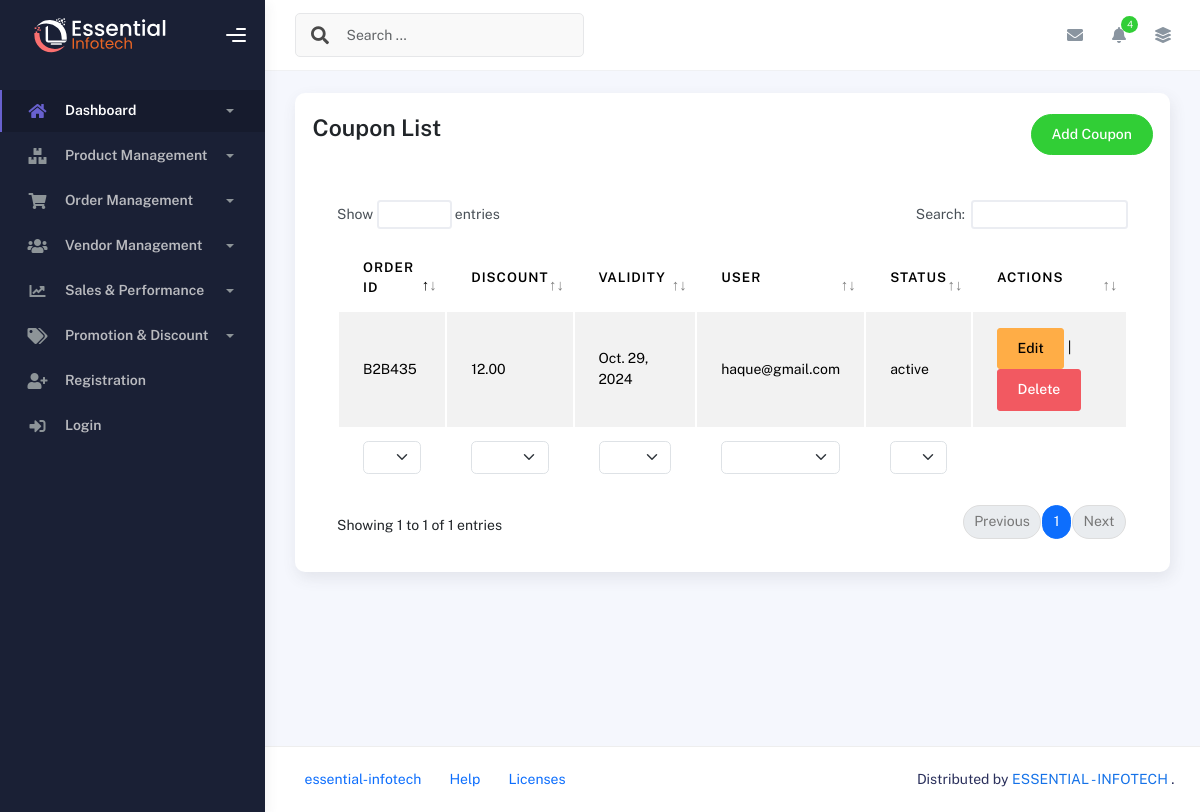
The app's page /order-management/coupon/, older data.
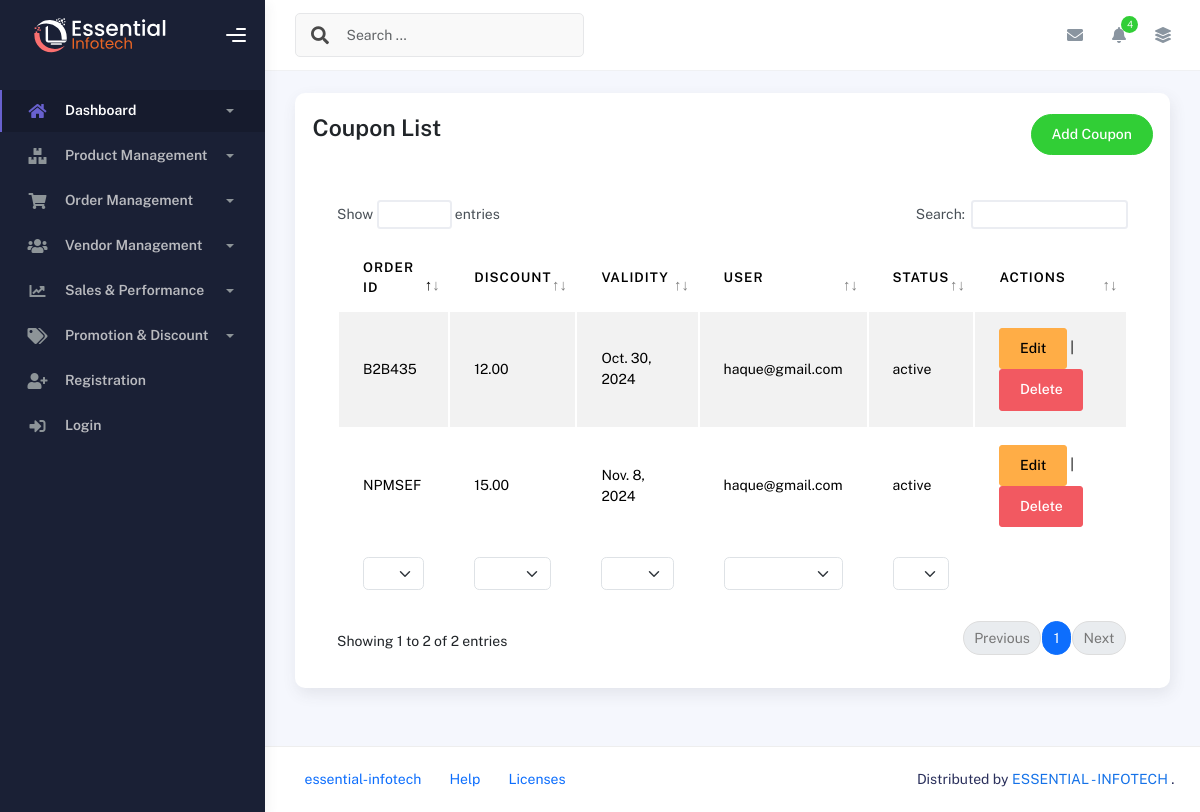
The same page, newer data.
### order_management/models.py (models this page shows, shortened)
class Coupon(models.Model):
    COUPON_STATUS = [
        ('active','ACTIVE'),
        ('deactivate','DEACTIVATE'),
        ('expired','EXPIRED'),
    ]
    USAGE_TYPES = [
        ('infinity', 'Unlimited Use'),
        ('fixed', 'Fixed Number of Uses'),
        ('timed', 'Fixed Time Period')
    ]
    coupon_code = models.CharField(max_length=20, unique=True)
    coupon_name = models.CharField(max_length=15 , blank=True, null=True , default='New Name')
    coupon_discount = models.DecimalField(max_digits=5, decimal_places=2)
    coupon_validity = models.DateField()
    status = models.CharField(max_length=20, choices=COUPON_STATUS, default='active')
    user = models.ForeignKey(settings.AUTH_USER_MODEL , on_delete= models.CASCADE) #one who added the coupon
    usage_type = models.CharField(max_length=20, choices=USAGE_TYPES, default='fixed')  # Type of coupon usage
    usage_limit = models.IntegerField(null=True, blank=True)  # Relevant for fixed coupons
    times_used = models.IntegerField(default=0)

### accounts/models.py (models this page shows)
class User(AbstractUser):
    ROLE_CHOICES = (
        ('admin', 'Admin'),
        ('vendor', 'Vendor'),
        ('customer', 'Customer'),
    )
    STATUS_CHOICES = (
        ('active', 'Active'),
        ('inactive', 'Inactive'),
    )
    first_name = models.CharField(max_length=255, null=True, blank=True)
    last_name = models.CharField(max_length=255, null=True, blank=True)
    email = models.EmailField(unique=True)
    role = models.CharField(max_length=10, choices=ROLE_CHOICES, default='customer')
    status = models.CharField(max_length=10, choices=STATUS_CHOICES, default='active')
    phone = models.CharField(max_length=15, null=True, blank=True)
    address = models.TextField(null=True, blank=True)
    photo = models.ImageField(upload_to='profile_photos/', null=True, blank=True)  # Profile photo
    email_verified_at = models.DateTimeField(null=True, blank=True)  # Track email verification time
    remember_token = models.CharField(max_length=100, null=True, blank=True)  # Custom remember me token
    created_at = models.DateTimeField(auto_now_add=True)  # Automatically set at creation
    updated_at = models.DateTimeField(auto_now=True)  # Automatically updated when saved
    USERNAME_FIELD = 'email'  # Use email instead of username for login
    REQUIRED_FIELDS = ['username']  # Username is required for creating a superuser
    def __str__(self):
        return self.email

### order_management/views.py (the view)
# urls.py: path('coupon/', coupon_list, name='coupon-list'),
def coupon_list(request):
    coupons = Coupon.objects.all()
    return render(request, 'order_management/coupon.html', {'coupons':coupons})

### templates/order_management/coupon.html (shortened to what this page needs)
{% extends 'base.html' %}
{% block content %}
    <div class="container">
        <div class="page-inner">
            <div class="row">
                <div class="col-md-12">
                    <div class="card p-3">
                        <div class="page-header d-flex justify-content-between p-1">
                            <h3 class="fw-bold mb-3">Coupon List</h3>
                            <a href="{% url 'coupon-form' %}" class="btn btn-success btn-round ms-auto text-white" style="text-decoration: none;">
                                Add Coupon
                            </a>
                        </div>
                        <div class="card-body">
                            <div class="table-responsive">
                                <table id="multi-filter-select" class="display table table-striped table-hover">
                                    <thead>
                                        <tr>
                                          <th>Order ID</th>
                                          <th>Discount</th>
                                          <th>Validity</th>
                                          <th>User</th>
                                          <th>Status</th>
                                          <th>Actions</th>
                                        </tr>
                                      </thead>
                                    <tfoot>
                                        <tr>
                                            <th>Code</th>
                                            <th>Discount</th>
                                            <th>Validity</th>
                                            <th>Status</th>
                                            <th>Actions</th>
                                        </tr>
                                    </tfoot>
                                    <tbody>
                                        {% for coupon in coupons %}
                                        <tr>
                                          <td>{{ coupon.coupon_code }}</td>
                                          <td>{{ coupon.coupon_discount }}</td>
                                          <td>{{ coupon.coupon_validity }}</td>
                                          <td>{{ coupon.user }}</td>
                                          <td>{{ coupon.status }}</td>
                                          <td>
                                            <a href="{% url 'coupon-edit' coupon.pk %}" class="btn btn-warning">Edit</a> |
                                            <form action="{% url 'coupon-delete' coupon.pk %}" method="POST" style="display: inline;" onsubmit="return confirm('Are you sure you want to delete this coupon?');">
                                                <button type="submit" class="btn btn-danger">Delete</button>
                                            </form>
                                          </td>
                                        </tr>
                                        {% endfor %}
                                      </tbody>
                                </table>
                            </div>
                        </div>
                    </div>
                </div>
            </div>
        </div>
    </div>
{% endblock %}

### templates/base.html (shortened to what this page needs)
{% load static %}
<!DOCTYPE html>
<html lang="en">
  <head>
    <link rel="stylesheet" href="{% static 'css/bootstrap.min.css' %}"/>
    <link rel="stylesheet" href="{% static 'css/plugins.min.css' %}" />
    <link rel="stylesheet" href="{% static 'css/kaiadmin.min.css' %}"/>
    <link rel="stylesheet" href="{% static 'css/demo.css' %}" />
  </head>
  <body>
    <div class="wrapper">
      <div class="sidebar" data-background-color="dark">
        <div class="sidebar-logo">
          <div class="logo-header" data-background-color="dark">
            <a href="{% url 'dashboard' %}" class="logo">
              <img
                src="{% static 'img/kaiadmin/logo_light.svg' %}"
                alt="navbar brand"
                class="navbar-brand"
                height="100"
              />
            </a>
            <div class="nav-toggle">
              <button class="btn btn-toggle toggle-sidebar">
                <i class="gg-menu-right"></i>
              </button>
            </div>
          </div>
        </div>
        <div class="sidebar-wrapper scrollbar scrollbar-inner">
          <div class="sidebar-content">
            <ul class="nav nav-secondary">
              <li class="nav-item active">
                <a
                  data-bs-toggle="collapse"
                  href="#dashboard"
                  class="collapsed"
                  aria-expanded="false"
                >
                  <i class="fas fa-home"></i>
                  <p>Dashboard</p>
                  <span class="caret"></span>
                </a>
              </li>
              <li class="nav-item">
                <a
                  data-bs-toggle="collapse"
                  href="#productManagement"
                  class="collapsed"
                  aria-expanded="false"
                >
                  <i class="fas fa-boxes"></i>
                  <p>Product Management</p>
                  <span class="caret"></span>
                </a>
              </li>
              <li class="nav-item">
                <a
                  data-bs-toggle="collapse"
                  href="#orderManagement"
                  class="collapsed"
                  aria-expanded="false"
                >
                  <i class="fas fa-shopping-cart"></i>
                  <p>Order Management</p>
                  <span class="caret"></span>
                </a>
              </li>
              <li class="nav-item">
                <a
                  data-bs-toggle="collapse"
                  href="#vendorManagement"
                  class="collapsed"
                  aria-expanded="false"
                >
                  <i class="fas fa-users"></i>
                  <p>Vendor Management</p>
                  <span class="caret"></span>
                </a>
              </li>
              <li class="nav-item">
                <a
                  data-bs-toggle="collapse"
                  href="#salesPerformance"
                  class="collapsed"
                  aria-expanded="false"
                >
                  <i class="fas fa-chart-line"></i>
                  <p>Sales & Performance</p>
                  <span class="caret"></span>
                </a>
              </li>
              <li class="nav-item">
                <a
                  data-bs-toggle="collapse"
                  href="#promotionDiscount"
                  class="collapsed"
                  aria-expanded="false"
                >
                  <i class="fas fa-tags"></i>
                  <p>Promotion & Discount</p>
                  <span class="caret"></span>
                </a>
              </li>
              <li class="nav-item">
                <a href="#">
                  <i class="fas fa-user-plus"></i>
                  <p>Registration</p>
                </a>
              </li>
              <li class="nav-item">
                <a href="#">
                  <i class="fas fa-sign-in-alt"></i>
                  <p>Login</p>
                </a>
              </li>
            </ul>
          </div>
        </div>
      </div>
      <div class="main-panel">
        <div class="main-header">
          <nav
            class="navbar navbar-header navbar-header-transparent navbar-expand-lg border-bottom"
          >
            <div class="container-fluid">
              <nav
                class="navbar navbar-header-left navbar-expand-lg navbar-form nav-search p-0 d-none d-lg-flex"
              >
                <div class="input-group">
                  <div class="input-group-prepend">
                    <button type="submit" class="btn btn-search pe-1">
                      <i class="fa fa-search search-icon"></i>
                    </button>
                  </div>
                  <input
                    type="text"
                    placeholder="Search ..."
                    class="form-control"
                  />
                </div>
              </nav>
              <ul class="navbar-nav topbar-nav ms-md-auto align-items-center">
                <li class="nav-item topbar-icon dropdown hidden-caret">
                  <a
                    class="nav-link dropdown-toggle"
                    href="#"
                    id="messageDropdown"
                    role="button"
                    data-bs-toggle="dropdown"
                    aria-haspopup="true"
                    aria-expanded="false"
                  >
                    <i class="fa fa-envelope"></i>
                  </a>
                </li>
                <li class="nav-item topbar-icon dropdown hidden-caret">
                  <a
                    class="nav-link dropdown-toggle"
                    href="#"
                    id="notifDropdown"
                    role="button"
                    data-bs-toggle="dropdown"
                    aria-haspopup="true"
                    aria-expanded="false"
                  >
                    <i class="fa fa-bell"></i>
                    <span class="notification">4</span>
                  </a>
                </li>
                <li class="nav-item topbar-icon dropdown hidden-caret">
                  <a
                    class="nav-link"
                    data-bs-toggle="dropdown"
                    href="#"
                    aria-expanded="false"
                  >
                    <i class="fas fa-layer-group"></i>
                  </a>
                </li>
              </ul>
            </div>
          </nav>
        </div>
        {% block content %}{% endblock %}
        <footer class="footer">
          <div class="container-fluid d-flex justify-content-between">
            <nav class="pull-left">
              <ul class="nav">
                <li class="nav-item">
                  <a class="nav-link" href="https://essential-infotech.com/">
                    essential-infotech
                  </a>
                </li>
                <li class="nav-item">
                  <a class="nav-link" href="#"> Help </a>
                </li>
                <li class="nav-item">
                  <a class="nav-link" href="#"> Licenses </a>
                </li>
              </ul>
            </nav>
            <div>
              Distributed by
              <a target="_blank" href="https://essential-infotech.com/">ESSENTIAL - INFOTECH
            </a>.
            </div>
          </div>
        </footer>
      </div>
    </div>
  </body>
</html>

Row changes from the older to the newer data that the page shows:
changed Coupon: coupon_validity "Oct. 29, 2024" → "Oct. 30, 2024"
added Coupon: coupon_code "NPMSEF", coupon_discount "15.00", coupon_validity "Nov. 8, 2024", user "haque@gmail.com", status "active"
Text that changed along with them:
text written by a page script: "Show entries Search: Showing 1 to 1 of 1 entries Previous 1 Next" → "Show entries Search: Showing 1 to 2 of 2 entries Previous 1 Next"
